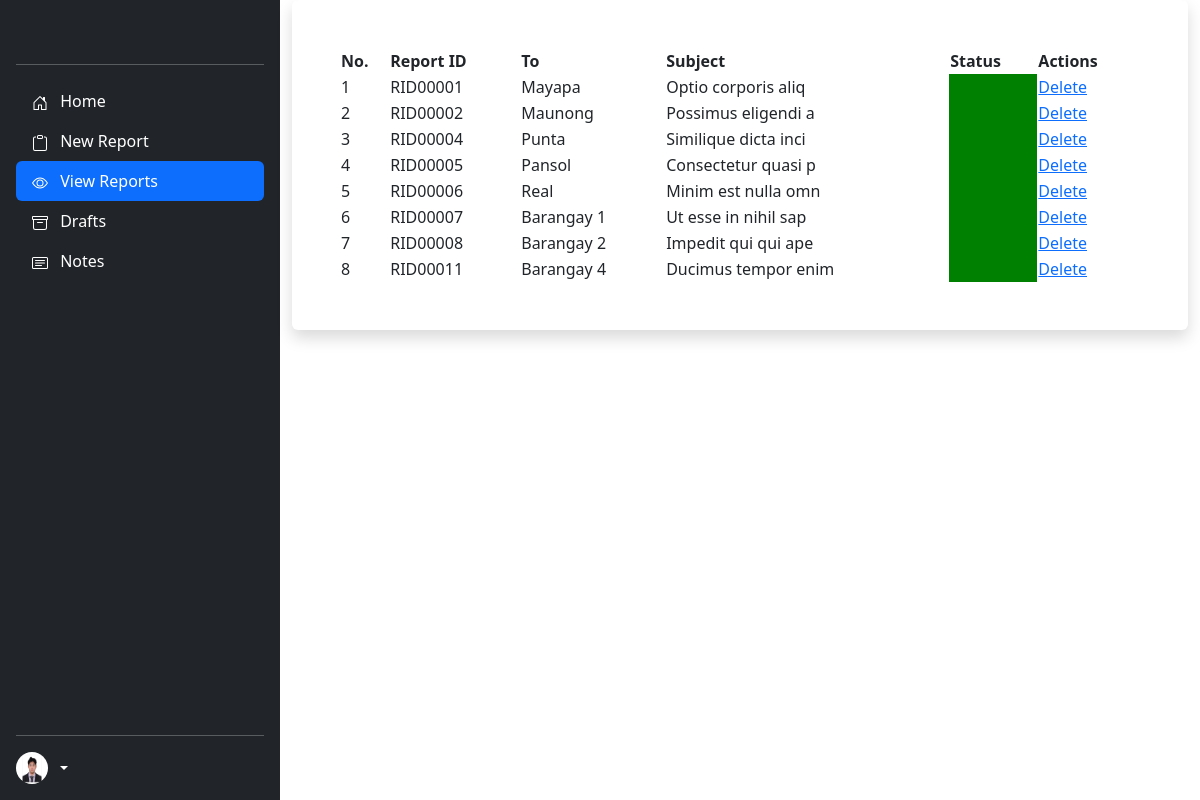
Screenshot of /admin/reports.php (signed in) with the database file from the repository.
### tables this page shows
CREATE TABLE `users` (
  `id` int(11) NOT NULL,
  `user_type` int(50) NOT NULL,
  `user_id` varchar(50) NOT NULL,
  `email` varchar(50) NOT NULL,
  `password` varchar(255) NOT NULL,
  `first_name` varchar(50) NOT NULL,
  `middle_name` varchar(50) NOT NULL,
  `last_name` varchar(50) NOT NULL,
  `date_of_birth` date NOT NULL,
  `address` varchar(255) NOT NULL,
  `barangay` varchar(50) NOT NULL,
  `barangay_id` varchar(50) NOT NULL,
  `dilg_id` varchar(100) NOT NULL,
  `image` blob NOT NULL,
  `date_time_created` datetime NOT NULL,
  `date_time_updated` datetime NOT NULL
);

CREATE TABLE `reports` (
  `id` int(11) NOT NULL,
  `user_id` varchar(50) NOT NULL,
  `report_id` varchar(50) NOT NULL,
  `from_user` varchar(50) NOT NULL,
  `to_user` varchar(50) NOT NULL,
  `subject` varchar(50) NOT NULL,
  `message` longtext NOT NULL,
  `pdf_files` blob NOT NULL,
  `image` varchar(300) NOT NULL,
  `status` int(225) NOT NULL,
  `date_start` date NOT NULL,
  `date_end` date NOT NULL,
  `deadline` int(11) NOT NULL,
  `date_created` date NOT NULL,
  `time_created` time NOT NULL,
  `date_updated` date NOT NULL,
  `time_updated` time NOT NULL
);

### admin/images.php (called while the page is built, shortened)
<?php
include('../connection.php');
$user_id = $_SESSION['user_id'];
$image_data = "SELECT * FROM `users` WHERE user_id = '$user_id'";
$run_image_data = mysqli_query($conn, $image_data);
$images = mysqli_fetch_array($run_image_data);

### admin/reports.php (the view, shortened to what this page needs)
<?php
include('../connection.php');
include 'images.php';
$report_link = "add-report.php";
$view_link = "reports.php";
$draft_link = "draft.php";
$note_link = "add-note.php";
?>
<!DOCTYPE html>
<html lang="en">
<head>
  <link href="https://cdn.jsdelivr.net/npm/bootstrap@5.3.0-alpha1/dist/css/bootstrap.min.css" rel="stylesheet">
</head>
<body>
  <main class="d-flex">
    <div class="d-flex flex-column flex-shrink-0 p-3 text-white bg-dark" style="width: 280px; min-height: 100vh;">
      <a href="/" class="d-flex align-items-center mb-3 mb-md-0 me-md-auto text-white text-decoration-none">
        <svg class="bi me-2" width="40" height="32">
          <use xlink:href="#bootstrap"></use>
        </svg>
      </a>
      <hr>
      <ul class="nav nav-pills flex-column mb-auto">
        <li class="nav-item">
          <a href="index.php" class="nav-link text-white">
            Home
          </a>
        </li>
        <li>
          <a href="<?php echo $report_link ?>" class="nav-link text-white">
            New Report
          </a>
        </li>
        <li>
          <a href="<?php echo $view_link ?>" class="nav-link text-white active" aria-current="page">
            View Reports
          </a>
        </li>
        <li>
          <a href="<?php echo $draft_link ?>" class="nav-link text-white">
            Drafts
          </a>
        </li>
        <li>
          <a href="<?php echo $note_link ?>" class="nav-link text-white">
            Notes
          </a>
        </li>
      </ul>
      <hr>
      <div class="dropdown">
        <a href="#" class="d-flex align-items-center text-white text-decoration-none dropdown-toggle" id="dropdownUser1" data-bs-toggle="dropdown" aria-expanded="false">
          <img src="<?php if (empty($images['image'])) {
                      echo "";
                    } else {
                      echo "admins/" . $images['image'];
                    } ?>" alt="" width="32" height="32" class="rounded-circle me-2">
        </a>
      </div>
    </div>
    <div class="container">
      <div class="card shadow p-5" style="border: none;">
        <table id="data">
          <thead>
            <tr>
              <th>No.</th>
              <th>Report ID</th>
              <th>To</th>
              <th>Subject</th>
              <th>Status</th>
              <th>Actions</th>
            </tr>
          </thead>
          <tbody>
            <?php
            $sql = "SELECT * FROM reports WHERE status = '1' ORDER BY id ASC  ";
            $run = mysqli_query($conn, $sql);
            if (mysqli_num_rows($run) > 0) {
              $count = 0;
              foreach ($run as $row) {
                $report_id = $row['report_id'];
                $ciphering = "AES-128-CTR";
                $options = 0;
                $encryption_iv = '1234567891011121';
                $encryption_key = "TeamAgnat";
                $encryption = openssl_encrypt(
                  $report_id,
                  $ciphering,
                  $encryption_key,
                  $options,
                  $encryption_iv
                );
                $view_link = "view-reports.php?rid=" . $encryption;
                $delete_link = "delete-reports.php?rid=" . $encryption;
                $count++;
            ?>
                <tr class="clickable-row" data-href="<?php echo $view_link ?>" style="cursor:pointer;">
                  <td><?php echo $count; ?></td>
                  <td><?php echo $row['report_id'] ?></td>
                  <td><?php echo $row['to_user'] ?></td>
                  <td><?php echo $row['subject'] ?></td>
                  <?php if ($row['status'] == 1) {
                    echo "<td  bgcolor = green> </td>";
                  }  ?>
                  <td>
                    <a href="<?php echo $delete_link ?>" onClick="return confirm('Delete This report?')">Delete</a>
                  </td>
                </tr>
            <?php
              }
            }
            ?>
          </tbody>
        </table>
      </div>
    </div>
  </main>
</body>
</html>

### rows the page displays
users: image (picture)
reports: report "RID00001", to_user "Mayapa", subject "Optio corporis aliq"
reports: report "RID00002", to_user "Maunong", subject "Possimus eligendi a"
reports: report "RID00004", to_user "Punta", subject "Similique dicta inci"
reports: report "RID00005", to_user "Pansol", subject "Consectetur quasi p"
reports: report "RID00006", to_user "Real", subject "Minim est nulla omn"
reports: report "RID00007", to_user "Barangay 1", subject "Ut esse in nihil sap"
reports: report "RID00008", to_user "Barangay 2", subject "Impedit qui qui ape"
reports: report "RID00011", to_user "Barangay 4", subject "Ducimus tempor enim"
